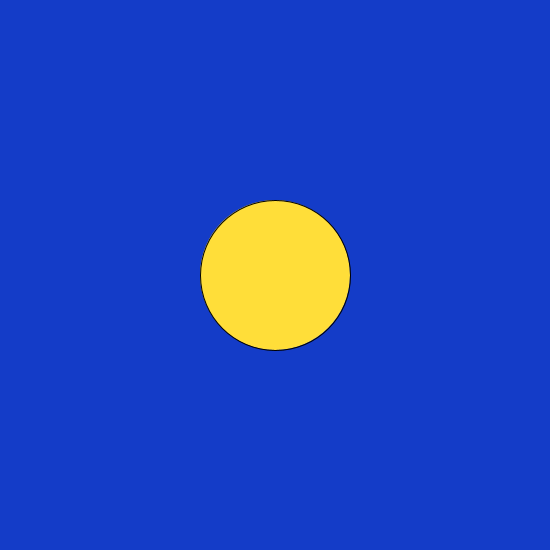
Frame 1 (no input)
Frame 60 (the mouse pressed at the canvas centre just before this capture): identical to frame 1, image omitted
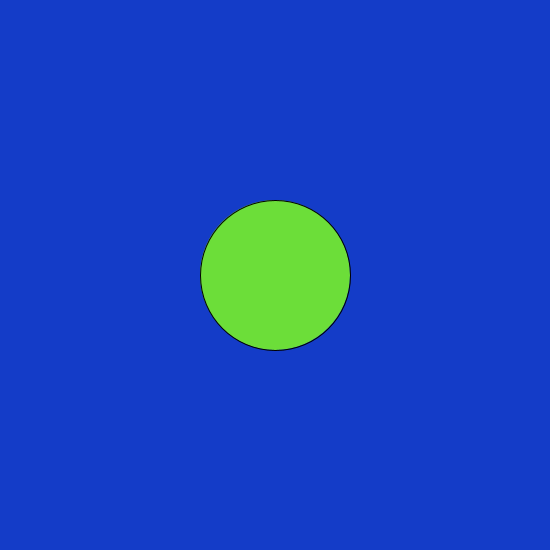
Frame 120 (the mouse held since frame 60 and released just before this capture)

The Processing sketch that drew these frames (run headless with seeded random() and noise(); from frame 60 on, the mouse is pressed at the canvas centre):

// Processing sketch: processing_70772
// ── processing_70772.pde

//marcela ortiz r s
//creative computing hmw 3 button
//9.18.12

//set circle info
//the actual ellipse will be added at the end
int circle_x;
int circle_y; 
int circle_diameter = 150; 

//boolean
boolean overCircle = false; 
//setup runs one time
void setup() { 
 //set window size and circle width and height - /2 is the same as .5
 //with /2 it will always be in the middle of the window
  size (550,550);
  circle_x = width/2;
  circle_y = height/2;
}; 

  void draw () {
    background(20, 60, 200); //blue background
    
    //distance of mouse to center of circle should be less than the radius to be inside circle
        if ( dist(circle_x, circle_y, mouseX, mouseY) < circle_diameter/2 ) {
    fill(226, 67, 108); 
    overCircle = true; 
 } else {
//i had a lot of problems with "else".. review
//also it said unexpected token &&

    overCircle=false;
   fill(255, 222, 57); 
 };
  if ((mousePressed == true) && (overCircle == true)) {
    //if mouse is pressed and overCircle is true, change fill to light green
    fill(108, 222, 57);
  };
  //ellipse (circle)
  ellipse(circle_x, circle_y, circle_diameter, circle_diameter); 
   if (overCircle == false) {
  };
};
